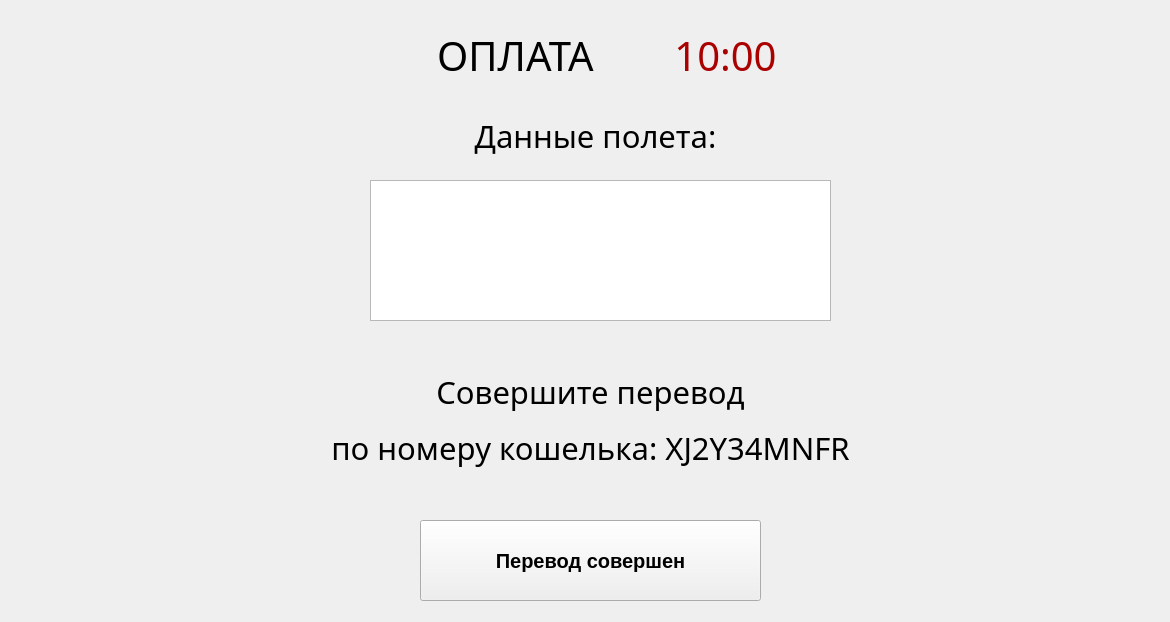
<?xml version="1.0" encoding="UTF-8"?>
<ui version="4.0">
 <class>MainWindow</class>
 <widget class="QMainWindow" name="MainWindow">
  <property name="geometry">
   <rect>
    <x>0</x>
    <y>0</y>
    <width>1170</width>
    <height>622</height>
   </rect>
  </property>
  <property name="windowTitle">
   <string>MainWindow</string>
  </property>
  <widget class="QWidget" name="centralwidget">
   <widget class="QLabel" name="label">
    <property name="geometry">
     <rect>
      <x>400</x>
      <y>20</y>
      <width>231</width>
      <height>71</height>
     </rect>
    </property>
    <property name="font">
     <font>
      <family>Segoe UI Black</family>
      <pointsize>30</pointsize>
     </font>
    </property>
    <property name="text">
     <string>ОПЛАТА</string>
    </property>
    <property name="alignment">
     <set>Qt::AlignCenter</set>
    </property>
   </widget>
   <widget class="QLabel" name="label_2">
    <property name="geometry">
     <rect>
      <x>650</x>
      <y>20</y>
      <width>151</width>
      <height>71</height>
     </rect>
    </property>
    <property name="font">
     <font>
      <family>Segoe UI Black</family>
      <pointsize>30</pointsize>
     </font>
    </property>
    <property name="styleSheet">
     <string notr="true">color: rgb(170, 0, 0);</string>
    </property>
    <property name="text">
     <string>10:00</string>
    </property>
    <property name="alignment">
     <set>Qt::AlignCenter</set>
    </property>
   </widget>
   <widget class="QLabel" name="label_3">
    <property name="geometry">
     <rect>
      <x>390</x>
      <y>100</y>
      <width>411</width>
      <height>71</height>
     </rect>
    </property>
    <property name="font">
     <font>
      <family>Segoe UI Black</family>
      <pointsize>23</pointsize>
     </font>
    </property>
    <property name="text">
     <string>Данные полета:</string>
    </property>
    <property name="alignment">
     <set>Qt::AlignCenter</set>
    </property>
   </widget>
   <widget class="QLabel" name="label_4">
    <property name="geometry">
     <rect>
      <x>70</x>
      <y>340</y>
      <width>1041</width>
      <height>161</height>
     </rect>
    </property>
    <property name="font">
     <font>
      <family>Segoe UI Black</family>
      <pointsize>23</pointsize>
     </font>
    </property>
    <property name="text">
     <string>&lt;html&gt;&lt;head/&gt;&lt;body&gt;&lt;p align=&quot;center&quot;&gt;Совершите перевод&lt;/p&gt;&lt;p align=&quot;center&quot;&gt; по номеру кошелька: XJ2Y34MNFR&lt;/p&gt;&lt;/body&gt;&lt;/html&gt;</string>
    </property>
    <property name="alignment">
     <set>Qt::AlignCenter</set>
    </property>
   </widget>
   <widget class="QPushButton" name="pushButton">
    <property name="geometry">
     <rect>
      <x>420</x>
      <y>520</y>
      <width>341</width>
      <height>81</height>
     </rect>
    </property>
    <property name="font">
     <font>
      <pointsize>15</pointsize>
      <weight>75</weight>
      <bold>true</bold>
     </font>
    </property>
    <property name="text">
     <string>Перевод совершен</string>
    </property>
   </widget>
   <widget class="QPlainTextEdit" name="plainTextEdit">
    <property name="geometry">
     <rect>
      <x>370</x>
      <y>180</y>
      <width>461</width>
      <height>141</height>
     </rect>
    </property>
    <property name="font">
     <font>
      <pointsize>12</pointsize>
     </font>
    </property>
   </widget>
  </widget>
 </widget>
 <resources/>
 <connections/>
</ui>
